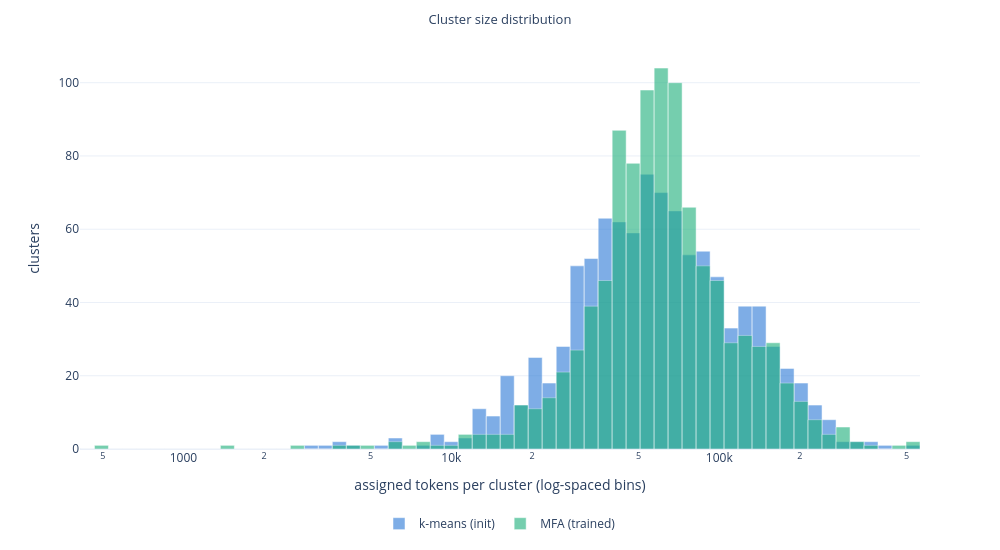

Notebook code cell kept with this figure:
### Markdown cell above
### 2.1 Cluster Size Distribution

Compare the number of tokens assigned to each cluster before and after MFA
training. Both distributions use the same log-spaced bins.

### Code cell
if go is not None:
    positive_sizes = np.concatenate([km_sizes[km_sizes > 0], mfa_sizes[mfa_sizes > 0]])
    edges = np.logspace(np.log10(positive_sizes.min()), np.log10(positive_sizes.max()), 61)
    centers = (edges[:-1] + edges[1:]) / 2
    widths = np.diff(edges)

    fig = go.Figure()
    for sizes, name, color in [
        (km_sizes, "k-means (init)", COLOR_KMEANS),
        (mfa_sizes, "MFA (trained)", COLOR_MFA),
    ]:
        counts, _ = np.histogram(sizes[sizes > 0], bins=edges)
        fig.add_bar(x=centers, y=counts, width=widths, name=name, marker_color=color, opacity=0.6)

    fig.update_xaxes(type="log")
    fig.update_layout(
        title="Cluster size distribution",
        xaxis_title="assigned tokens per cluster (log-spaced bins)",
        yaxis_title="clusters",
        template=PLOT_TEMPLATE,
        barmode="overlay",
        bargap=0.05,
        width=1000,
        height=550,
        legend=dict(orientation="h", yanchor="top", y=-0.15, xanchor="center", x=0.5),
    )
    save_fig(fig, "cluster_size_hist")
    fig.show()

    print(f"Zero-size clusters: k-means={(km_sizes == 0).sum()}, MFA={(mfa_sizes == 0).sum()}")

### Figure 1 — Plotly figure (JSON) as saved in the notebook; plotly's stock layout.template omitted (floating-point values rounded to 4 significant figures)
{"data": [{"marker": {"color": "#2a78d6"}, "name": "k-means (init)", "opacity": 0.6, "type": "bar", "width": [52.77, 59.51, 67.12, 75.69, 85.36, 96.27, 108.6, 122.4, 138.1, 155.7, 175.6, 198.1, 223.4, 251.9, 284.1, 320.4, 361.3, 407.5, 459.6, 518.3, 584.5, 659.2, 743.4, 838.4, 945.6, 1066.0, 1203.0, 1356.0, 1530.0, 1725.0, 1945.0, 2194.0, 2474.0, 2791.0, 3147.0, 3549.0, 4003.0, 4514.0, 5091.0, 5741.0, 6475.0, 7302.0, 8235.0, 9287.0, 10470.0, 11810.0, 13320.0, 15020.0, 16940.0, 19110.0, 21550.0, 24300.0, 27410.0, 30910.0, 34860.0, 39310.0, 44340.0, 50000.0, 56390.0, 63600.0], "x": [439.4, 495.5, 558.8, 630.2, 710.8, 801.6, 904.0, 1020.0, 1150.0, 1297.0, 1462.0, 1649.0, 1860.0, 2098.0, 2366.0, 2668.0, 3009.0, 3393.0, 3827.0, 4316.0, 4867.0, 5489.0, 6190.0, 6981.0, 7873.0, 8879.0, 10010.0, 11290.0, 12740.0, 14360.0, 16200.0, 18270.0, 20600.0, 23240.0, 26200.0, 29550.0, 33330.0, 37590.0, 42390.0, 47800.0, 53910.0, 60800.0, 68570.0, 77330.0, 87210.0, 98360.0, 110900.0, 125100.0, 141100.0, 159100.0, 179400.0, 202400.0, 228200.0, 257400.0, 290300.0, 327300.0, 369200.0, 416300.0, 469500.0, 529500.0], "y": [0, 0, 0, 0, 0, 0, 0, 0, 0, 0, 0, 0, 0, 0, 0, 0, 1, 1, 2, 1, 0, 1, 3, 0, 1, 4, 2, 3, 11, 9, 20, 12, 25, 18, 28, 50, 52, 63, 62, 59, 75, 70, 65, 53, 54, 47, 33, 39, 39, 28, 22, 18, 12, 8, 2, 2, 2, 1, 0, 1]}, {"marker": {"color": "#1baf7a"}, "name": "MFA (trained)", "opacity": 0.6, "type": "bar", "width": [52.77, 59.51, 67.12, 75.69, 85.36, 96.27, 108.6, 122.4, 138.1, 155.7, 175.6, 198.1, 223.4, 251.9, 284.1, 320.4, 361.3, 407.5, 459.6, 518.3, 584.5, 659.2, 743.4, 838.4, 945.6, 1066.0, 1203.0, 1356.0, 1530.0, 1725.0, 1945.0, 2194.0, 2474.0, 2791.0, 3147.0, 3549.0, 4003.0, 4514.0, 5091.0, 5741.0, 6475.0, 7302.0, 8235.0, 9287.0, 10470.0, 11810.0, 13320.0, 15020.0, 16940.0, 19110.0, 21550.0, 24300.0, 27410.0, 30910.0, 34860.0, 39310.0, 44340.0, 50000.0, 56390.0, 63600.0], "x": [439.4, 495.5, 558.8, 630.2, 710.8, 801.6, 904.0, 1020.0, 1150.0, 1297.0, 1462.0, 1649.0, 1860.0, 2098.0, 2366.0, 2668.0, 3009.0, 3393.0, 3827.0, 4316.0, 4867.0, 5489.0, 6190.0, 6981.0, 7873.0, 8879.0, 10010.0, 11290.0, 12740.0, 14360.0, 16200.0, 18270.0, 20600.0, 23240.0, 26200.0, 29550.0, 33330.0, 37590.0, 42390.0, 47800.0, 53910.0, 60800.0, 68570.0, 77330.0, 87210.0, 98360.0, 110900.0, 125100.0, 141100.0, 159100.0, 179400.0, 202400.0, 228200.0, 257400.0, 290300.0, 327300.0, 369200.0, 416300.0, 469500.0, 529500.0], "y": [0, 1, 0, 0, 0, 0, 0, 0, 0, 0, 1, 0, 0, 0, 0, 1, 0, 0, 1, 1, 1, 0, 2, 1, 2, 1, 1, 4, 4, 4, 4, 12, 11, 14, 21, 27, 39, 46, 87, 78, 98, 104, 100, 66, 50, 46, 29, 31, 28, 29, 18, 13, 8, 4, 6, 2, 1, 0, 1, 2]}], "layout": {"bargap": 0.05, "barmode": "overlay", "height": 550, "legend": {"orientation": "h", "x": 0.5, "xanchor": "center", "y": -0.15, "yanchor": "top"}, "margin": {"t": 48}, "title": {"font": {"size": 13}, "text": "Cluster size distribution", "x": 0.5}, "width": 1000, "xaxis": {"title": {"text": "assigned tokens per cluster (log-spaced bins)"}, "type": "log"}, "yaxis": {"title": {"text": "clusters"}}}}
